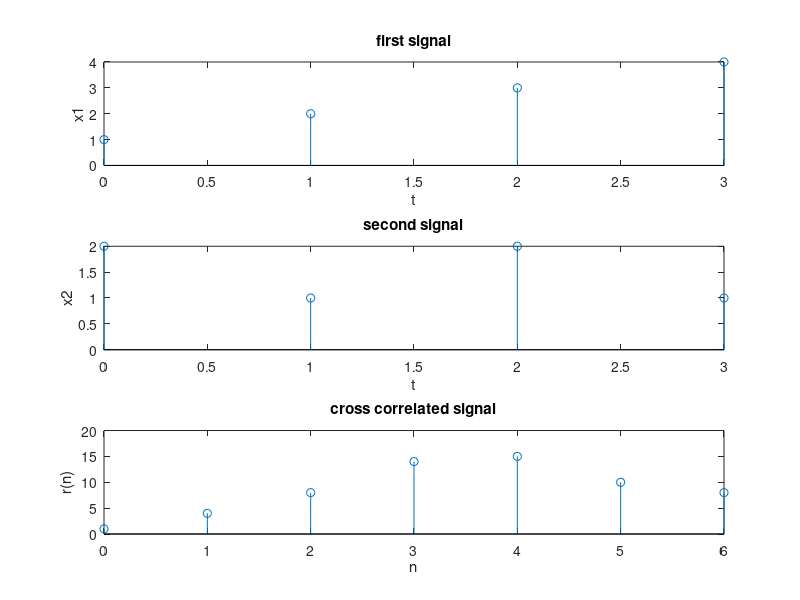

Write MATLAB code to recreate this figure.
% Correlation of two signals
clc
clear all
close all

t=-2*pi:0.01:2*pi;
x1=3*sin(2*pi*1.5*t);
y=xcorr(x1,x1);
subplot(2,1,1),plot(y);
xlabel('t'),ylabel('y(t)'),title('Auto-Correlation of x1');

t1=0:0.05:7;
x2=2*sin(2*pi*0.5*t);
y1=xcorr(x1,x2);
subplot(2,1,2),plot(y1);
xlabel('t'),ylabel('y(t)'),title('Cross-Correlation of x1 and x2');


% Correlation of two discrete time sequences

clc;
close all;
clear all;
 
t=0:1:3;
x1=[1 2 3 4];
x2=[2 1 2 1];
 
[r,lag]=xcorr(x1,x2);
subplot(3,1,1);
stem(t,x1);
xlabel('t'),ylabel('x1'),title('first signal');
 
subplot(3,1,2);
stem(t,x2);
xlabel('t');
ylabel('x2');
title('second signal');
 
n3=length(r);
n=0:1:n3-1
subplot(3,1,3);
stem(n,r);
xlabel('n');
ylabel('r(n)');
title('cross correlated signal');
